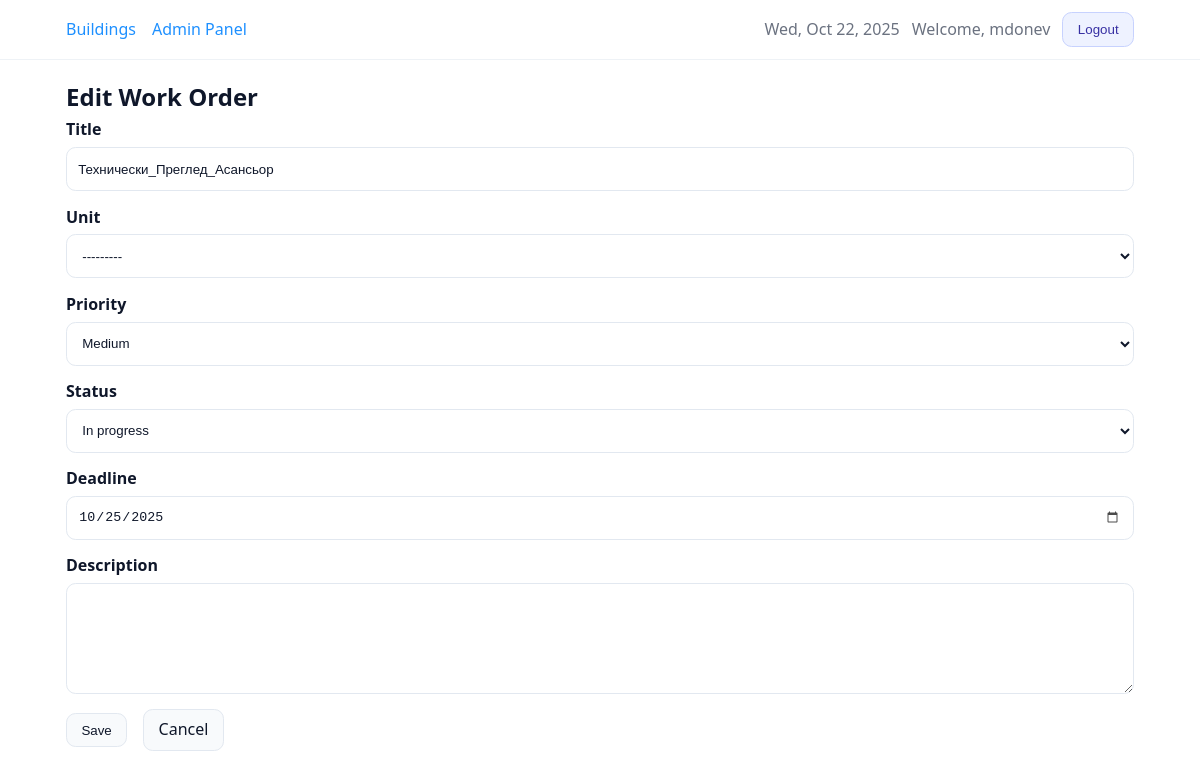
/work-orders/5/edit/ (signed in), run on an earlier commit of the app's database.
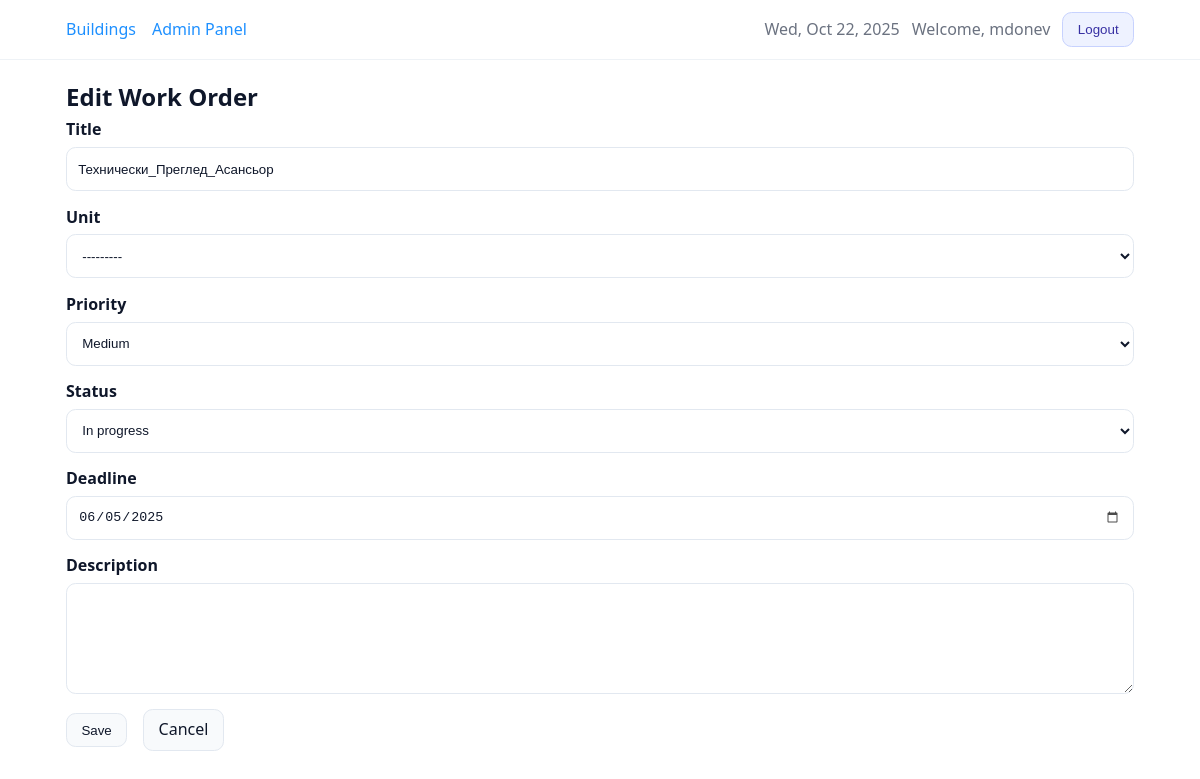
And on a later commit of the database.
### core/models.py (models this page shows, shortened)
class TimeStampedModel(models.Model):
    created_at = models.DateTimeField(auto_now_add=True, db_index=True)
    updated_at = models.DateTimeField(auto_now=True)
    class Meta:
        abstract = True

class WorkOrder(TimeStampedModel):
    class Status(models.TextChoices):
        OPEN = "OPEN", "Open"
        IN_PROGRESS = "IN_PROGRESS", "In progress"
        DONE = "DONE", "Done"
    class Priority(models.TextChoices):
        LOW = "LOW", "Low"
        MEDIUM = "MEDIUM", "Medium"
        HIGH = "HIGH", "High"
    building = models.ForeignKey(
        Building,
        on_delete=models.CASCADE,
        related_name="work_orders",  # used by annotations in views
    )
    unit = models.ForeignKey(
        Unit,
        null=True,
        blank=True,
        on_delete=models.SET_NULL,
        related_name="work_orders",
    )
    title = models.CharField(max_length=255)
    description = models.TextField(blank=True)
    status = models.CharField(
        max_length=20,
        choices=Status.choices,
        default=Status.OPEN,
        db_index=True,
    )
    priority = models.CharField(
        max_length=10,
        choices=Priority.choices,
        default=Priority.MEDIUM,
        db_index=True,
    )
    deadline = models.DateField(null=False, blank=False)
    archived_at = models.DateTimeField(null=True, blank=True, db_index=True)
    objects = WorkOrderQuerySet.as_manager()
    class Meta:
        ordering = ["-created_at", "-id"]

### core/views.py (the view, shortened to what this page needs)
# urls.py: path("work-orders/<int:pk>/edit/", views.WorkOrderUpdateView.as_view(), name="work_order_update"),
class WorkOrderUpdateView(LoginRequiredMixin, UserPassesTestMixin, UpdateView):
    model = WorkOrder
    form_class = WorkOrderForm
    template_name = "core/work_order_form.html"
    def get_object(self, queryset=None):
        obj = super().get_object(queryset)
        self.building = obj.building  # lock form to this building on edit
        return obj
    def get_form_kwargs(self):
        kwargs = super().get_form_kwargs()
        kwargs["user"] = self.request.user
        kwargs["building"] = getattr(self, "building", None)
        return kwargs
    def get_context_data(self, **kwargs):
        ctx = super().get_context_data(**kwargs)
        ctx["building"] = getattr(self, "building", None)
        return ctx
    def test_func(self):
        wo = self.get_object()
        return _user_can_access_building(self.request.user, wo.building)

### core/forms.py (called while the page is built, shortened)
    @staticmethod
    def _resolve_building_id(b) -> int | None:
        if isinstance(b, Building):
            return b.pk

### core/models.py (called while the page is built)
    def __str__(self) -> str:  # pragma: no cover
        return f"{self.number} @ {self.building.name}"

### core/views.py (called while the page is built)
def _user_can_access_building(user, building: Building) -> bool:
    return user.is_staff or building.owner_id == user.id

### templates/core/work_order_form.html (shortened to what this page needs)
{% extends "base.html" %}
{% block content %}
  {% with t=form.instance.pk|yesno:"Edit Work Order,New Work Order" %}
    {% include "core/_form_layout.html" with form=form title=t subtitle="" cancel_url=cancel_url %}
  {% endwith %}
{% endblock %}

### templates/core/_form_layout.html (shortened to what this page needs)
<h2 class="mb-1">{{ title }}</h2>
<form method="post" novalidate>
  {% for field in form.visible_fields %}
    <div class="form-row{% if field.errors %} has-errors{% endif %}">
      {% if field.field.widget.input_type == 'checkbox' %}
        <label class="checkbox">
          {{ field }} <span>{{ field.label }}</span>
        </label>
        {% if field.help_text %}<div class="help">{{ field.help_text|safe }}</div>{% endif %}
        {% if field.errors %}
          <div class="errors">{% for e in field.errors %}<div>{{ e }}</div>{% endfor %}</div>
        {% endif %}
      {% else %}
        <label for="{{ field.id_for_label }}">{{ field.label }}</label>
        {{ field }}
      {% endif %}
    </div>
  {% endfor %}
  <div class="row gap mt-2">
    <button class="btn" type="submit">Save</button>
    <a class="btn" href="{{ cancel_url|default:'javascript:history.back()' }}">Cancel</a>
  </div>
</form>

What changed in the data, as far as the page shows it:
changed WorkOrder "Технически_Преглед_Асансьор": deadline "10/25/2025" → "06/05/2025"
